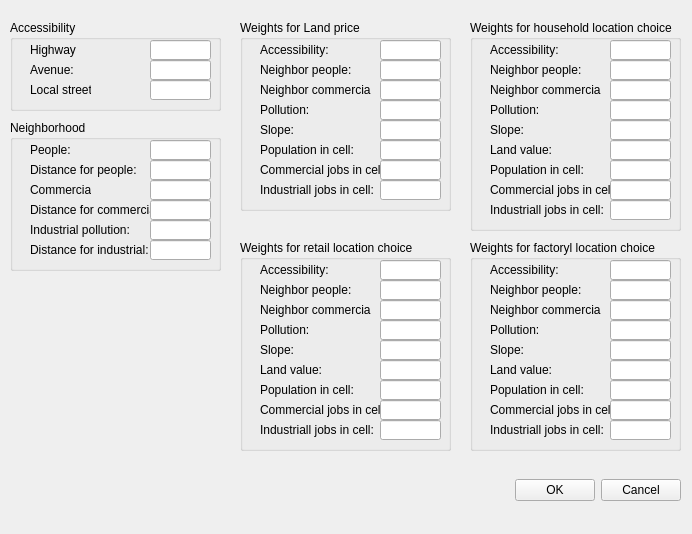
<?xml version="1.0" encoding="UTF-8"?>
<ui version="4.0">
 <class>ParameterSettingWidget</class>
 <widget class="QWidget" name="ParameterSettingWidget">
  <property name="geometry">
   <rect>
    <x>0</x>
    <y>0</y>
    <width>692</width>
    <height>534</height>
   </rect>
  </property>
  <property name="windowTitle">
   <string>Parameter Settings</string>
  </property>
  <widget class="QGroupBox" name="groupBox">
   <property name="geometry">
    <rect>
     <x>10</x>
     <y>20</y>
     <width>211</width>
     <height>91</height>
    </rect>
   </property>
   <property name="title">
    <string>Accessibility</string>
   </property>
   <widget class="QLabel" name="label">
    <property name="geometry">
     <rect>
      <x>20</x>
      <y>20</y>
      <width>46</width>
      <height>20</height>
     </rect>
    </property>
    <property name="text">
     <string>Highway:</string>
    </property>
   </widget>
   <widget class="QLineEdit" name="lineEditHighwayAccessibility">
    <property name="geometry">
     <rect>
      <x>140</x>
      <y>20</y>
      <width>61</width>
      <height>20</height>
     </rect>
    </property>
   </widget>
   <widget class="QLabel" name="label_2">
    <property name="geometry">
     <rect>
      <x>20</x>
      <y>40</y>
      <width>46</width>
      <height>20</height>
     </rect>
    </property>
    <property name="text">
     <string>Avenue:</string>
    </property>
   </widget>
   <widget class="QLineEdit" name="lineEditAvenueAccessibility">
    <property name="geometry">
     <rect>
      <x>140</x>
      <y>40</y>
      <width>61</width>
      <height>20</height>
     </rect>
    </property>
   </widget>
   <widget class="QLabel" name="label_3">
    <property name="geometry">
     <rect>
      <x>20</x>
      <y>60</y>
      <width>61</width>
      <height>20</height>
     </rect>
    </property>
    <property name="text">
     <string>Local street:</string>
    </property>
   </widget>
   <widget class="QLineEdit" name="lineEditStreetAccessibility">
    <property name="geometry">
     <rect>
      <x>140</x>
      <y>60</y>
      <width>61</width>
      <height>20</height>
     </rect>
    </property>
   </widget>
  </widget>
  <widget class="QGroupBox" name="groupBox_2">
   <property name="geometry">
    <rect>
     <x>10</x>
     <y>120</y>
     <width>211</width>
     <height>151</height>
    </rect>
   </property>
   <property name="title">
    <string>Neighborhood</string>
   </property>
   <widget class="QLabel" name="label_4">
    <property name="geometry">
     <rect>
      <x>20</x>
      <y>20</y>
      <width>71</width>
      <height>20</height>
     </rect>
    </property>
    <property name="text">
     <string>People:</string>
    </property>
   </widget>
   <widget class="QLineEdit" name="lineEditPopulationNeighbor">
    <property name="geometry">
     <rect>
      <x>140</x>
      <y>20</y>
      <width>61</width>
      <height>20</height>
     </rect>
    </property>
   </widget>
   <widget class="QLabel" name="label_5">
    <property name="geometry">
     <rect>
      <x>20</x>
      <y>40</y>
      <width>111</width>
      <height>20</height>
     </rect>
    </property>
    <property name="text">
     <string>Distance for people:</string>
    </property>
   </widget>
   <widget class="QLineEdit" name="lineEditDistanceNeighborPopulation">
    <property name="geometry">
     <rect>
      <x>140</x>
      <y>40</y>
      <width>61</width>
      <height>20</height>
     </rect>
    </property>
   </widget>
   <widget class="QLabel" name="label_6">
    <property name="geometry">
     <rect>
      <x>20</x>
      <y>60</y>
      <width>61</width>
      <height>20</height>
     </rect>
    </property>
    <property name="text">
     <string>Commercial:</string>
    </property>
   </widget>
   <widget class="QLineEdit" name="lineEditCommercialNeighbor">
    <property name="geometry">
     <rect>
      <x>140</x>
      <y>60</y>
      <width>61</width>
      <height>20</height>
     </rect>
    </property>
   </widget>
   <widget class="QLabel" name="label_7">
    <property name="geometry">
     <rect>
      <x>20</x>
      <y>80</y>
      <width>121</width>
      <height>20</height>
     </rect>
    </property>
    <property name="text">
     <string>Distance for commercial:</string>
    </property>
   </widget>
   <widget class="QLineEdit" name="lineEditDistanceNeighborCommercial">
    <property name="geometry">
     <rect>
      <x>140</x>
      <y>80</y>
      <width>61</width>
      <height>20</height>
     </rect>
    </property>
   </widget>
   <widget class="QLabel" name="label_40">
    <property name="geometry">
     <rect>
      <x>20</x>
      <y>100</y>
      <width>101</width>
      <height>20</height>
     </rect>
    </property>
    <property name="text">
     <string>Industrial pollution:</string>
    </property>
   </widget>
   <widget class="QLineEdit" name="lineEditIndustrialPollution">
    <property name="geometry">
     <rect>
      <x>140</x>
      <y>100</y>
      <width>61</width>
      <height>20</height>
     </rect>
    </property>
   </widget>
   <widget class="QLineEdit" name="lineEditDistancePollution">
    <property name="geometry">
     <rect>
      <x>140</x>
      <y>120</y>
      <width>61</width>
      <height>20</height>
     </rect>
    </property>
   </widget>
   <widget class="QLabel" name="label_41">
    <property name="geometry">
     <rect>
      <x>20</x>
      <y>120</y>
      <width>121</width>
      <height>20</height>
     </rect>
    </property>
    <property name="text">
     <string>Distance for industrial:</string>
    </property>
   </widget>
  </widget>
  <widget class="QGroupBox" name="groupBox_3">
   <property name="geometry">
    <rect>
     <x>240</x>
     <y>20</y>
     <width>211</width>
     <height>191</height>
    </rect>
   </property>
   <property name="title">
    <string>Weights for Land price</string>
   </property>
   <widget class="QLabel" name="label_8">
    <property name="geometry">
     <rect>
      <x>20</x>
      <y>20</y>
      <width>71</width>
      <height>20</height>
     </rect>
    </property>
    <property name="text">
     <string>Accessibility:</string>
    </property>
   </widget>
   <widget class="QLineEdit" name="lineEditAccessibilityLandValue">
    <property name="geometry">
     <rect>
      <x>140</x>
      <y>20</y>
      <width>61</width>
      <height>20</height>
     </rect>
    </property>
   </widget>
   <widget class="QLabel" name="label_9">
    <property name="geometry">
     <rect>
      <x>20</x>
      <y>40</y>
      <width>111</width>
      <height>20</height>
     </rect>
    </property>
    <property name="text">
     <string>Neighbor people:</string>
    </property>
   </widget>
   <widget class="QLineEdit" name="lineEditNeighborPopulationLandValue">
    <property name="geometry">
     <rect>
      <x>140</x>
      <y>40</y>
      <width>61</width>
      <height>20</height>
     </rect>
    </property>
   </widget>
   <widget class="QLabel" name="label_10">
    <property name="geometry">
     <rect>
      <x>20</x>
      <y>60</y>
      <width>111</width>
      <height>20</height>
     </rect>
    </property>
    <property name="text">
     <string>Neighbor commercial:</string>
    </property>
   </widget>
   <widget class="QLineEdit" name="lineEditNeighborCommercialLandValue">
    <property name="geometry">
     <rect>
      <x>140</x>
      <y>60</y>
      <width>61</width>
      <height>20</height>
     </rect>
    </property>
   </widget>
   <widget class="QLabel" name="label_11">
    <property name="geometry">
     <rect>
      <x>20</x>
      <y>80</y>
      <width>121</width>
      <height>20</height>
     </rect>
    </property>
    <property name="text">
     <string>Pollution:</string>
    </property>
   </widget>
   <widget class="QLineEdit" name="lineEditPollutionLandValue">
    <property name="geometry">
     <rect>
      <x>140</x>
      <y>80</y>
      <width>61</width>
      <height>20</height>
     </rect>
    </property>
   </widget>
   <widget class="QLineEdit" name="lineEditSlopeLandValue">
    <property name="geometry">
     <rect>
      <x>140</x>
      <y>100</y>
      <width>61</width>
      <height>20</height>
     </rect>
    </property>
   </widget>
   <widget class="QLabel" name="label_12">
    <property name="geometry">
     <rect>
      <x>20</x>
      <y>100</y>
      <width>121</width>
      <height>20</height>
     </rect>
    </property>
    <property name="text">
     <string>Slope:</string>
    </property>
   </widget>
   <widget class="QLineEdit" name="lineEditPopulationLandValue">
    <property name="geometry">
     <rect>
      <x>140</x>
      <y>120</y>
      <width>61</width>
      <height>20</height>
     </rect>
    </property>
   </widget>
   <widget class="QLabel" name="label_13">
    <property name="geometry">
     <rect>
      <x>20</x>
      <y>120</y>
      <width>121</width>
      <height>20</height>
     </rect>
    </property>
    <property name="text">
     <string>Population in cell:</string>
    </property>
   </widget>
   <widget class="QLabel" name="label_14">
    <property name="geometry">
     <rect>
      <x>20</x>
      <y>140</y>
      <width>121</width>
      <height>20</height>
     </rect>
    </property>
    <property name="text">
     <string>Commercial jobs in cell:</string>
    </property>
   </widget>
   <widget class="QLineEdit" name="lineEditCommercialJobsLandValue">
    <property name="geometry">
     <rect>
      <x>140</x>
      <y>140</y>
      <width>61</width>
      <height>20</height>
     </rect>
    </property>
   </widget>
   <widget class="QLabel" name="label_15">
    <property name="geometry">
     <rect>
      <x>20</x>
      <y>160</y>
      <width>121</width>
      <height>20</height>
     </rect>
    </property>
    <property name="text">
     <string>Industriall jobs in cell:</string>
    </property>
   </widget>
   <widget class="QLineEdit" name="lineEditIndustrialJobsLandValue">
    <property name="geometry">
     <rect>
      <x>140</x>
      <y>160</y>
      <width>61</width>
      <height>20</height>
     </rect>
    </property>
   </widget>
  </widget>
  <widget class="QGroupBox" name="groupBox_4">
   <property name="geometry">
    <rect>
     <x>470</x>
     <y>20</y>
     <width>211</width>
     <height>211</height>
    </rect>
   </property>
   <property name="title">
    <string>Weights for household location choice</string>
   </property>
   <widget class="QLabel" name="label_16">
    <property name="geometry">
     <rect>
      <x>20</x>
      <y>20</y>
      <width>71</width>
      <height>20</height>
     </rect>
    </property>
    <property name="text">
     <string>Accessibility:</string>
    </property>
   </widget>
   <widget class="QLabel" name="label_17">
    <property name="geometry">
     <rect>
      <x>20</x>
      <y>40</y>
      <width>111</width>
      <height>20</height>
     </rect>
    </property>
    <property name="text">
     <string>Neighbor people:</string>
    </property>
   </widget>
   <widget class="QLabel" name="label_18">
    <property name="geometry">
     <rect>
      <x>20</x>
      <y>60</y>
      <width>111</width>
      <height>20</height>
     </rect>
    </property>
    <property name="text">
     <string>Neighbor commercial:</string>
    </property>
   </widget>
   <widget class="QLabel" name="label_19">
    <property name="geometry">
     <rect>
      <x>20</x>
      <y>80</y>
      <width>121</width>
      <height>20</height>
     </rect>
    </property>
    <property name="text">
     <string>Pollution:</string>
    </property>
   </widget>
   <widget class="QLabel" name="label_20">
    <property name="geometry">
     <rect>
      <x>20</x>
      <y>100</y>
      <width>121</width>
      <height>20</height>
     </rect>
    </property>
    <property name="text">
     <string>Slope:</string>
    </property>
   </widget>
   <widget class="QLabel" name="label_21">
    <property name="geometry">
     <rect>
      <x>20</x>
      <y>140</y>
      <width>121</width>
      <height>20</height>
     </rect>
    </property>
    <property name="text">
     <string>Population in cell:</string>
    </property>
   </widget>
   <widget class="QLabel" name="label_22">
    <property name="geometry">
     <rect>
      <x>20</x>
      <y>160</y>
      <width>121</width>
      <height>20</height>
     </rect>
    </property>
    <property name="text">
     <string>Commercial jobs in cell:</string>
    </property>
   </widget>
   <widget class="QLabel" name="label_23">
    <property name="geometry">
     <rect>
      <x>20</x>
      <y>180</y>
      <width>121</width>
      <height>20</height>
     </rect>
    </property>
    <property name="text">
     <string>Industriall jobs in cell:</string>
    </property>
   </widget>
   <widget class="QLineEdit" name="lineEditPopulationLife">
    <property name="geometry">
     <rect>
      <x>140</x>
      <y>140</y>
      <width>61</width>
      <height>20</height>
     </rect>
    </property>
   </widget>
   <widget class="QLineEdit" name="lineEditAccessibilityLife">
    <property name="geometry">
     <rect>
      <x>140</x>
      <y>20</y>
      <width>61</width>
      <height>20</height>
     </rect>
    </property>
   </widget>
   <widget class="QLineEdit" name="lineEditCommercialJobsLife">
    <property name="geometry">
     <rect>
      <x>140</x>
      <y>160</y>
      <width>61</width>
      <height>20</height>
     </rect>
    </property>
   </widget>
   <widget class="QLineEdit" name="lineEditNeighborCommercialLife">
    <property name="geometry">
     <rect>
      <x>140</x>
      <y>60</y>
      <width>61</width>
      <height>20</height>
     </rect>
    </property>
   </widget>
   <widget class="QLineEdit" name="lineEditPollutionLife">
    <property name="geometry">
     <rect>
      <x>140</x>
      <y>80</y>
      <width>61</width>
      <height>20</height>
     </rect>
    </property>
   </widget>
   <widget class="QLineEdit" name="lineEditNeighborPopulationLife">
    <property name="geometry">
     <rect>
      <x>140</x>
      <y>40</y>
      <width>61</width>
      <height>20</height>
     </rect>
    </property>
   </widget>
   <widget class="QLineEdit" name="lineEditIndustrialJobsLife">
    <property name="geometry">
     <rect>
      <x>140</x>
      <y>180</y>
      <width>61</width>
      <height>20</height>
     </rect>
    </property>
   </widget>
   <widget class="QLineEdit" name="lineEditSlopeLife">
    <property name="geometry">
     <rect>
      <x>140</x>
      <y>100</y>
      <width>61</width>
      <height>20</height>
     </rect>
    </property>
   </widget>
   <widget class="QLineEdit" name="lineEditLandValueLife">
    <property name="geometry">
     <rect>
      <x>140</x>
      <y>120</y>
      <width>61</width>
      <height>20</height>
     </rect>
    </property>
   </widget>
   <widget class="QLabel" name="label_42">
    <property name="geometry">
     <rect>
      <x>20</x>
      <y>120</y>
      <width>121</width>
      <height>20</height>
     </rect>
    </property>
    <property name="text">
     <string>Land value:</string>
    </property>
   </widget>
  </widget>
  <widget class="QGroupBox" name="groupBox_5">
   <property name="geometry">
    <rect>
     <x>240</x>
     <y>240</y>
     <width>211</width>
     <height>211</height>
    </rect>
   </property>
   <property name="title">
    <string>Weights for retail location choice</string>
   </property>
   <widget class="QLabel" name="label_24">
    <property name="geometry">
     <rect>
      <x>20</x>
      <y>20</y>
      <width>71</width>
      <height>20</height>
     </rect>
    </property>
    <property name="text">
     <string>Accessibility:</string>
    </property>
   </widget>
   <widget class="QLineEdit" name="lineEditAccessibilityShop">
    <property name="geometry">
     <rect>
      <x>140</x>
      <y>20</y>
      <width>61</width>
      <height>20</height>
     </rect>
    </property>
   </widget>
   <widget class="QLabel" name="label_25">
    <property name="geometry">
     <rect>
      <x>20</x>
      <y>40</y>
      <width>111</width>
      <height>20</height>
     </rect>
    </property>
    <property name="text">
     <string>Neighbor people:</string>
    </property>
   </widget>
   <widget class="QLineEdit" name="lineEditNeighborPopulationShop">
    <property name="geometry">
     <rect>
      <x>140</x>
      <y>40</y>
      <width>61</width>
      <height>20</height>
     </rect>
    </property>
   </widget>
   <widget class="QLabel" name="label_26">
    <property name="geometry">
     <rect>
      <x>20</x>
      <y>60</y>
      <width>111</width>
      <height>20</height>
     </rect>
    </property>
    <property name="text">
     <string>Neighbor commercial:</string>
    </property>
   </widget>
   <widget class="QLineEdit" name="lineEditNeighborCommercialShop">
    <property name="geometry">
     <rect>
      <x>140</x>
      <y>60</y>
      <width>61</width>
      <height>20</height>
     </rect>
    </property>
   </widget>
   <widget class="QLabel" name="label_27">
    <property name="geometry">
     <rect>
      <x>20</x>
      <y>80</y>
      <width>121</width>
      <height>20</height>
     </rect>
    </property>
    <property name="text">
     <string>Pollution:</string>
    </property>
   </widget>
   <widget class="QLineEdit" name="lineEditPollutionShop">
    <property name="geometry">
     <rect>
      <x>140</x>
      <y>80</y>
      <width>61</width>
      <height>20</height>
     </rect>
    </property>
   </widget>
   <widget class="QLineEdit" name="lineEditSlopeShop">
    <property name="geometry">
     <rect>
      <x>140</x>
      <y>100</y>
      <width>61</width>
      <height>20</height>
     </rect>
    </property>
   </widget>
   <widget class="QLabel" name="label_28">
    <property name="geometry">
     <rect>
      <x>20</x>
      <y>100</y>
      <width>121</width>
      <height>20</height>
     </rect>
    </property>
    <property name="text">
     <string>Slope:</string>
    </property>
   </widget>
   <widget class="QLineEdit" name="lineEditPopulationShop">
    <property name="geometry">
     <rect>
      <x>140</x>
      <y>140</y>
      <width>61</width>
      <height>20</height>
     </rect>
    </property>
   </widget>
   <widget class="QLabel" name="label_29">
    <property name="geometry">
     <rect>
      <x>20</x>
      <y>140</y>
      <width>121</width>
      <height>20</height>
     </rect>
    </property>
    <property name="text">
     <string>Population in cell:</string>
    </property>
   </widget>
   <widget class="QLabel" name="label_30">
    <property name="geometry">
     <rect>
      <x>20</x>
      <y>160</y>
      <width>121</width>
      <height>20</height>
     </rect>
    </property>
    <property name="text">
     <string>Commercial jobs in cell:</string>
    </property>
   </widget>
   <widget class="QLineEdit" name="lineEditCommercialJobsShop">
    <property name="geometry">
     <rect>
      <x>140</x>
      <y>160</y>
      <width>61</width>
      <height>20</height>
     </rect>
    </property>
   </widget>
   <widget class="QLabel" name="label_31">
    <property name="geometry">
     <rect>
      <x>20</x>
      <y>180</y>
      <width>121</width>
      <height>20</height>
     </rect>
    </property>
    <property name="text">
     <string>Industriall jobs in cell:</string>
    </property>
   </widget>
   <widget class="QLineEdit" name="lineEditIndustrialJobsShop">
    <property name="geometry">
     <rect>
      <x>140</x>
      <y>180</y>
      <width>61</width>
      <height>20</height>
     </rect>
    </property>
   </widget>
   <widget class="QLineEdit" name="lineEditLandValueShop">
    <property name="geometry">
     <rect>
      <x>140</x>
      <y>120</y>
      <width>61</width>
      <height>20</height>
     </rect>
    </property>
   </widget>
   <widget class="QLabel" name="label_43">
    <property name="geometry">
     <rect>
      <x>20</x>
      <y>120</y>
      <width>121</width>
      <height>20</height>
     </rect>
    </property>
    <property name="text">
     <string>Land value:</string>
    </property>
   </widget>
  </widget>
  <widget class="QGroupBox" name="groupBox_6">
   <property name="geometry">
    <rect>
     <x>470</x>
     <y>240</y>
     <width>211</width>
     <height>211</height>
    </rect>
   </property>
   <property name="title">
    <string>Weights for factoryl location choice</string>
   </property>
   <widget class="QLabel" name="label_32">
    <property name="geometry">
     <rect>
      <x>20</x>
      <y>20</y>
      <width>71</width>
      <height>20</height>
     </rect>
    </property>
    <property name="text">
     <string>Accessibility:</string>
    </property>
   </widget>
   <widget class="QLabel" name="label_33">
    <property name="geometry">
     <rect>
      <x>20</x>
      <y>40</y>
      <width>111</width>
      <height>20</height>
     </rect>
    </property>
    <property name="text">
     <string>Neighbor people:</string>
    </property>
   </widget>
   <widget class="QLabel" name="label_34">
    <property name="geometry">
     <rect>
      <x>20</x>
      <y>60</y>
      <width>111</width>
      <height>20</height>
     </rect>
    </property>
    <property name="text">
     <string>Neighbor commercial:</string>
    </property>
   </widget>
   <widget class="QLabel" name="label_35">
    <property name="geometry">
     <rect>
      <x>20</x>
      <y>80</y>
      <width>121</width>
      <height>20</height>
     </rect>
    </property>
    <property name="text">
     <string>Pollution:</string>
    </property>
   </widget>
   <widget class="QLabel" name="label_36">
    <property name="geometry">
     <rect>
      <x>20</x>
      <y>100</y>
      <width>121</width>
      <height>20</height>
     </rect>
    </property>
    <property name="text">
     <string>Slope:</string>
    </property>
   </widget>
   <widget class="QLabel" name="label_37">
    <property name="geometry">
     <rect>
      <x>20</x>
      <y>140</y>
      <width>121</width>
      <height>20</height>
     </rect>
    </property>
    <property name="text">
     <string>Population in cell:</string>
    </property>
   </widget>
   <widget class="QLabel" name="label_38">
    <property name="geometry">
     <rect>
      <x>20</x>
      <y>160</y>
      <width>121</width>
      <height>20</height>
     </rect>
    </property>
    <property name="text">
     <string>Commercial jobs in cell:</string>
    </property>
   </widget>
   <widget class="QLabel" name="label_39">
    <property name="geometry">
     <rect>
      <x>20</x>
      <y>180</y>
      <width>121</width>
      <height>20</height>
     </rect>
    </property>
    <property name="text">
     <string>Industriall jobs in cell:</string>
    </property>
   </widget>
   <widget class="QLineEdit" name="lineEditPopulationFactory">
    <property name="geometry">
     <rect>
      <x>140</x>
      <y>140</y>
      <width>61</width>
      <height>20</height>
     </rect>
    </property>
   </widget>
   <widget class="QLineEdit" name="lineEditCommercialJobsFactory">
    <property name="geometry">
     <rect>
      <x>140</x>
      <y>160</y>
      <width>61</width>
      <height>20</height>
     </rect>
    </property>
   </widget>
   <widget class="QLineEdit" name="lineEditIndustrialJobsFactory">
    <property name="geometry">
     <rect>
      <x>140</x>
      <y>180</y>
      <width>61</width>
      <height>20</height>
     </rect>
    </property>
   </widget>
   <widget class="QLineEdit" name="lineEditPollutionFactory">
    <property name="geometry">
     <rect>
      <x>140</x>
      <y>80</y>
      <width>61</width>
      <height>20</height>
     </rect>
    </property>
   </widget>
   <widget class="QLineEdit" name="lineEditAccessibilityFactory">
    <property name="geometry">
     <rect>
      <x>140</x>
      <y>20</y>
      <width>61</width>
      <height>20</height>
     </rect>
    </property>
   </widget>
   <widget class="QLineEdit" name="lineEditNeighborCommercialFactory">
    <property name="geometry">
     <rect>
      <x>140</x>
      <y>60</y>
      <width>61</width>
      <height>20</height>
     </rect>
    </property>
   </widget>
   <widget class="QLineEdit" name="lineEditNeighborPopulationFactory">
    <property name="geometry">
     <rect>
      <x>140</x>
      <y>40</y>
      <width>61</width>
      <height>20</height>
     </rect>
    </property>
   </widget>
   <widget class="QLineEdit" name="lineEditSlopeFactory">
    <property name="geometry">
     <rect>
      <x>140</x>
      <y>100</y>
      <width>61</width>
      <height>20</height>
     </rect>
    </property>
   </widget>
   <widget class="QLabel" name="label_44">
    <property name="geometry">
     <rect>
      <x>20</x>
      <y>120</y>
      <width>121</width>
      <height>20</height>
     </rect>
    </property>
    <property name="text">
     <string>Land value:</string>
    </property>
   </widget>
   <widget class="QLineEdit" name="lineEditLandValueFactory">
    <property name="geometry">
     <rect>
      <x>140</x>
      <y>120</y>
      <width>61</width>
      <height>20</height>
     </rect>
    </property>
   </widget>
  </widget>
  <widget class="QWidget" name="horizontalLayoutWidget">
   <property name="geometry">
    <rect>
     <x>10</x>
     <y>470</y>
     <width>671</width>
     <height>41</height>
    </rect>
   </property>
   <layout class="QHBoxLayout" name="horizontalLayout">
    <item>
     <spacer name="horizontalSpacer">
      <property name="orientation">
       <enum>Qt::Horizontal</enum>
      </property>
      <property name="sizeHint" stdset="0">
       <size>
        <width>40</width>
        <height>20</height>
       </size>
      </property>
     </spacer>
    </item>
    <item>
     <widget class="QPushButton" name="okButton">
      <property name="text">
       <string>OK</string>
      </property>
     </widget>
    </item>
    <item>
     <widget class="QPushButton" name="cancelButton">
      <property name="text">
       <string>Cancel</string>
      </property>
     </widget>
    </item>
   </layout>
  </widget>
 </widget>
 <tabstops>
  <tabstop>lineEditHighwayAccessibility</tabstop>
  <tabstop>lineEditAvenueAccessibility</tabstop>
  <tabstop>lineEditStreetAccessibility</tabstop>
  <tabstop>lineEditPopulationNeighbor</tabstop>
  <tabstop>lineEditDistanceNeighborPopulation</tabstop>
  <tabstop>lineEditCommercialNeighbor</tabstop>
  <tabstop>lineEditDistanceNeighborCommercial</tabstop>
  <tabstop>lineEditIndustrialPollution</tabstop>
  <tabstop>lineEditDistancePollution</tabstop>
  <tabstop>lineEditAccessibilityLandValue</tabstop>
  <tabstop>lineEditNeighborPopulationLandValue</tabstop>
  <tabstop>lineEditNeighborCommercialLandValue</tabstop>
  <tabstop>lineEditPollutionLandValue</tabstop>
  <tabstop>lineEditSlopeLandValue</tabstop>
  <tabstop>lineEditPopulationLandValue</tabstop>
  <tabstop>lineEditCommercialJobsLandValue</tabstop>
  <tabstop>lineEditIndustrialJobsLandValue</tabstop>
  <tabstop>lineEditAccessibilityLife</tabstop>
  <tabstop>lineEditNeighborPopulationLife</tabstop>
  <tabstop>lineEditNeighborCommercialLife</tabstop>
  <tabstop>lineEditPollutionLife</tabstop>
  <tabstop>lineEditSlopeLife</tabstop>
  <tabstop>lineEditLandValueLife</tabstop>
  <tabstop>lineEditPopulationLife</tabstop>
  <tabstop>lineEditCommercialJobsLife</tabstop>
  <tabstop>lineEditIndustrialJobsLife</tabstop>
  <tabstop>lineEditAccessibilityShop</tabstop>
  <tabstop>lineEditNeighborPopulationShop</tabstop>
  <tabstop>lineEditNeighborCommercialShop</tabstop>
  <tabstop>lineEditPollutionShop</tabstop>
  <tabstop>lineEditSlopeShop</tabstop>
  <tabstop>lineEditLandValueShop</tabstop>
  <tabstop>lineEditPopulationShop</tabstop>
  <tabstop>lineEditCommercialJobsShop</tabstop>
  <tabstop>lineEditIndustrialJobsShop</tabstop>
  <tabstop>lineEditAccessibilityFactory</tabstop>
  <tabstop>lineEditNeighborPopulationFactory</tabstop>
  <tabstop>lineEditNeighborCommercialFactory</tabstop>
  <tabstop>lineEditPollutionFactory</tabstop>
  <tabstop>lineEditSlopeFactory</tabstop>
  <tabstop>lineEditLandValueFactory</tabstop>
  <tabstop>lineEditPopulationFactory</tabstop>
  <tabstop>lineEditCommercialJobsFactory</tabstop>
  <tabstop>lineEditIndustrialJobsFactory</tabstop>
  <tabstop>okButton</tabstop>
  <tabstop>cancelButton</tabstop>
 </tabstops>
 <resources/>
 <connections/>
</ui>
